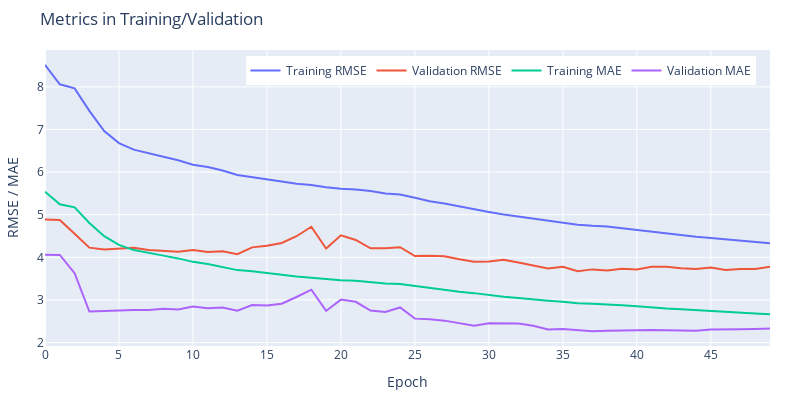

The notebook cell this image was saved under:
### Code cell
plotMetrics(train_history.history["root_mean_squared_error"], train_history.history["val_root_mean_squared_error"], train_history.history["mean_absolute_error"], train_history.history["val_mean_absolute_error"])
